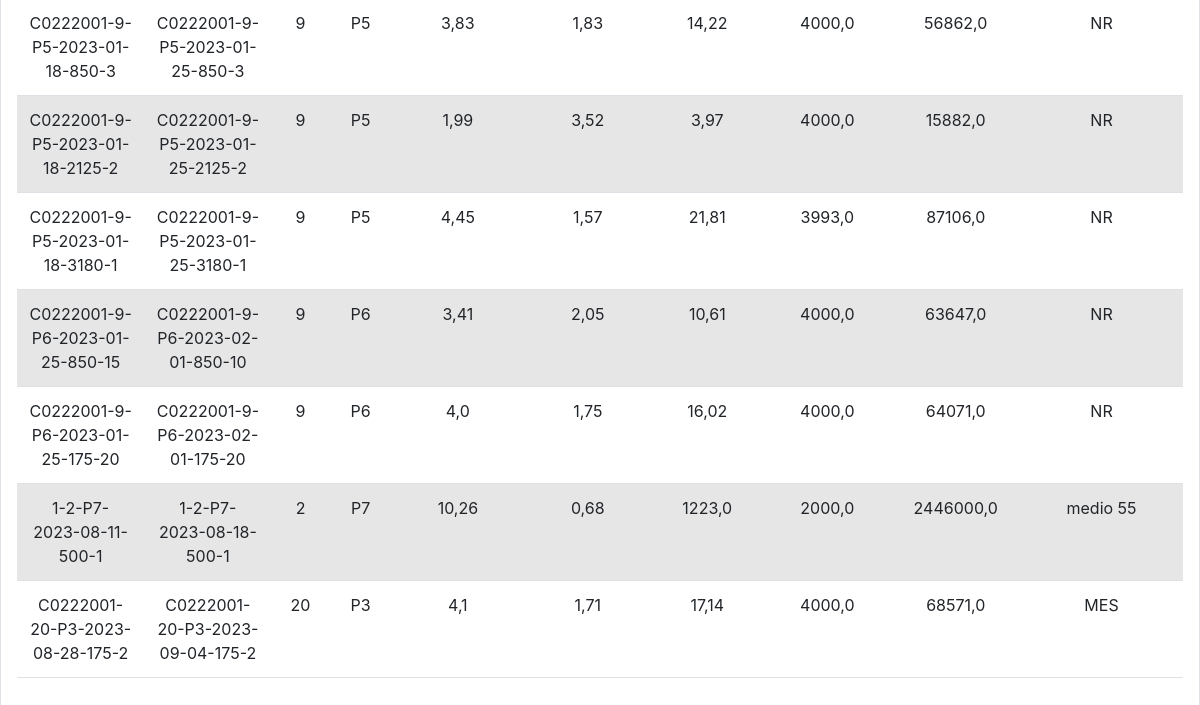
/datos/ (signed in, lower part), run on an earlier commit of the app's database.
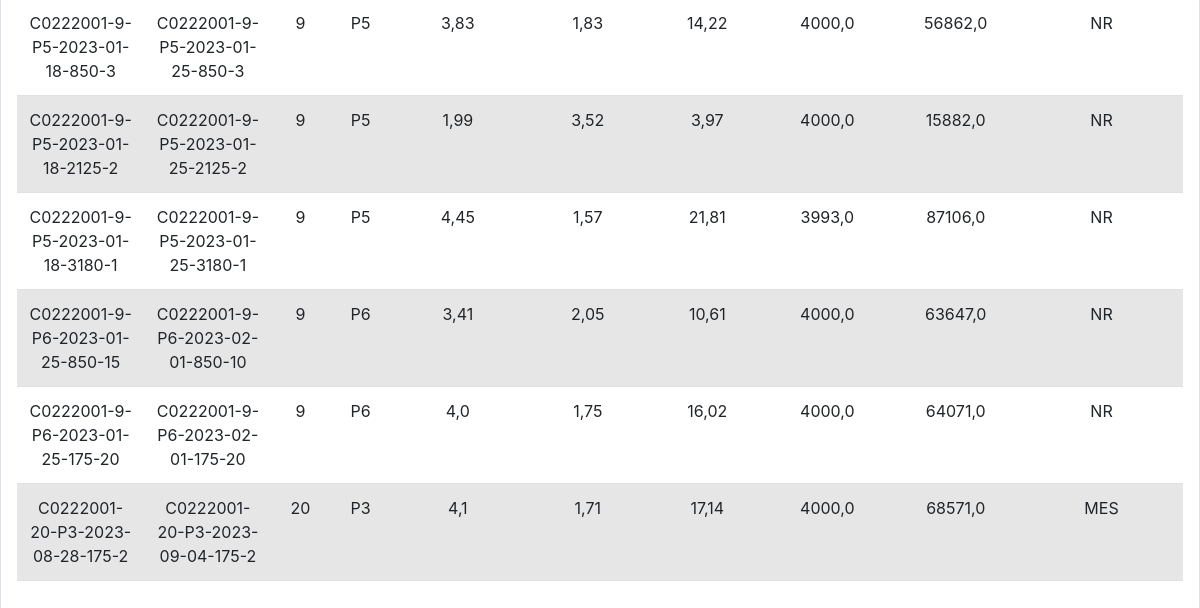
And on a later commit of the database.
### formularios/models.py (models this page shows, shortened)
class Dato(models.Model):
    cci = models.CharField(max_length=10 , default="")
    medioSiembra = models.CharField(max_length=50 , default="NR", editable=True)
    siembra = models.ForeignKey(Siembra, on_delete=models.CASCADE)
    cosecha = models.ForeignKey(Cosecha, on_delete=models.CASCADE)
    generaciones = models.FloatField()
    tiempoDuplicacion = models.FloatField()
    relacionExpansion = models.FloatField()
    loteDatos = models.CharField(default="000", max_length=50)
    pase = models.CharField(default="000", max_length=50)
    densidadCosecha = models.FloatField(default=0.0,  max_length=10)
    densidadSiembra = models.FloatField(default=0.0,  max_length=10)
    datoId = models.CharField(max_length=50, primary_key=True)

class Siembra(models.Model):
    cci = models.CharField(max_length=10, default="")
    medioSiembra = models.CharField(max_length=50, default="NR", editable=True)
    loteSimbra = models.CharField(max_length=50)
    fechaSiembra = models.DateField()
    paseSiembra = models.CharField(choices=[('P0', 'P0'),('P1', 'P1'), ('P2', 'P2'), ('P3', 'P3'), ('P4', 'P4'), ('P5', 'P5'), ('P6', 'P6'), ('P7', 'P7')] , max_length=10)
    areaFrascosSiembra = models.IntegerField(choices=[(25, 'T25'), (75, 'T75'), (175, 'T175'), (850, 'CR Liso'), (2125, 'CR Corrugado'), (1272, 'CS 2p'), (3180, 'CS 5p'), (6360, 'CS 10p'), (500, 'TripleFlask'),  (0, 'Crioviales')])
    numFrascosSiembra = models.IntegerField()
    numCelulasSembradasXFrasco = models.FloatField()
    densidadSiembra = models.IntegerField()
    siembraId = models.CharField(max_length=50, unique=True, primary_key=True)
    totalSiembra = models.FloatField(max_length=10)
    def __str__(self):
        return self.siembraId

class Cosecha(models.Model):
    cci = models.CharField(max_length=10, default="")
    loteCosecha = models.CharField(default="", max_length=50)
    fechaCosecha = models.DateField()
    paseCosecha = models.CharField(choices=[('P0', 'P0'),('P1', 'P1'), ('P2', 'P2'), ('P3', 'P3'), ('P4', 'P4'), ('P5', 'P5'), ('P6', 'P6'), ('P7', 'P7')] , max_length=10)
    areaFrascosCosecha = models.IntegerField(choices=[(25, 'T25'), (75, 'T75'), (175, 'T175'), (850, 'CR Liso'), (2125, 'CR Corrugado'),(1272, 'CS 2p'), (3180, 'CS 5p'), (6360, 'CS 10p'), (500, 'TripleFlask'), (0, 'Crioviales')])
    numFrascosCosecha = models.IntegerField()
    confluenciaCosecha = models.FloatField()
    tiempoCultivoDias = models.IntegerField()
    numCelulasObtenidas = models.FloatField()
    viabilidadCosecha = models.IntegerField()
    siembra = models.ForeignKey(Siembra, on_delete=models.CASCADE)
    densidadCosecha = models.IntegerField()
    totalObtenidas = models.FloatField()
    cosechaId = models.CharField(max_length=50, unique=True, primary_key=True)
    def __str__(self):
        return self.cosechaId

### formularios/views.py (the view)
# urls.py: path('datos/', views.datos, name='datos'),
@login_required
def datos(request):
    datos = models.Dato.objects.all()
    return render(request, 'formularios/datos.html', {'datos':datos} )

### formularios/templates/formularios/datos.html (shortened to what this page needs)
{% extends 'formularios/base.html' %}
{% block content %}
    <table class="table table-striped" >
        <tbody>
            {% for i in datos %}
            <tr>
              <td>{{ i.siembra }}</td>
              <td>{{ i.cosecha }}</td>
              <td>{{i.loteDatos}}</td>
              <td>{{ i.pase }}</td>
              <td>{{ i.generaciones }}</td>
              <td>{{i.tiempoDuplicacion}}</td>
              <td>{{i.relacionExpansion}}</td>
              <td>{{i.densidadSiembra}}</td>
              <td>{{i.densidadCosecha}}</td>
              <td>{{i.medioSiembra}}</td>
            </tr>
          {% endfor %}
        </tbody>
    </table>
{% endblock %}

What changed in the data, as far as the page shows it:
removed Dato: siembra "1-2-P7-2023-08-11-500-1", cosecha "1-2-P7-2023-08-18-500-1", loteDatos "2", pase "P7", generaciones "10,26", tiempoDuplicacion "0,68", relacionExpansion "1223,0", densidadSiembra "2000,0", densidadCosecha "2446000,0", medioSiembra "medio 55"
